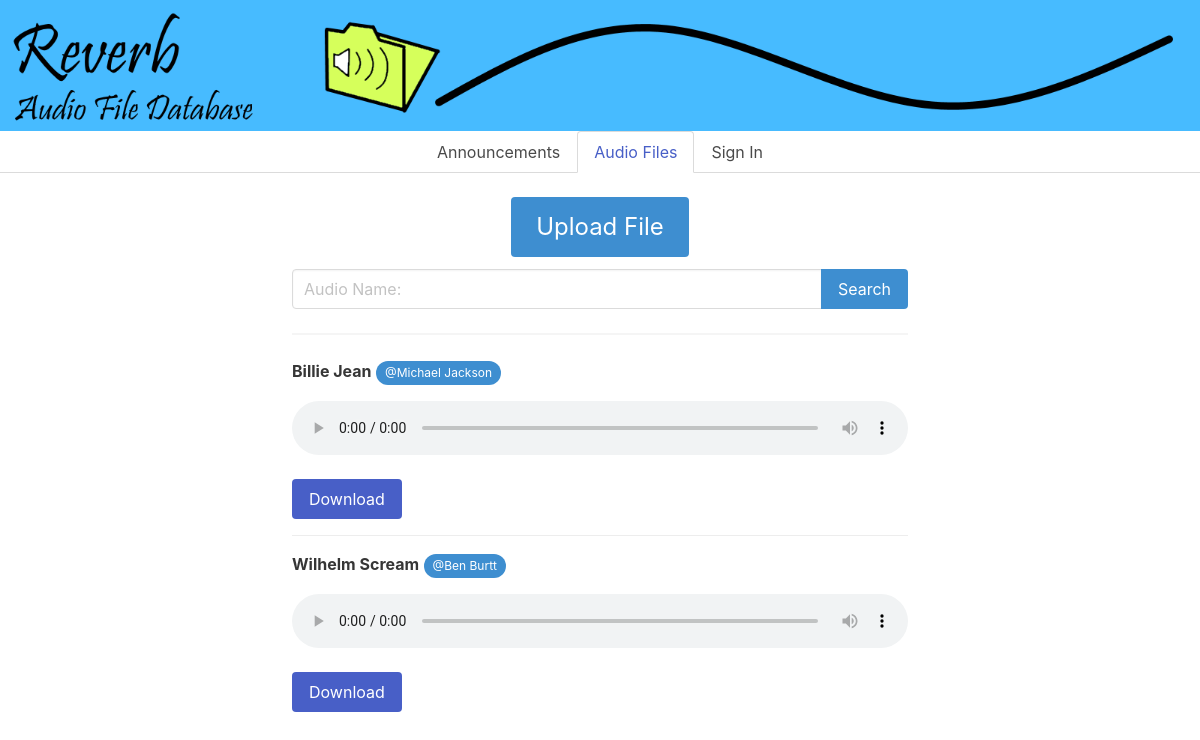
Before: /user/database.php with the older database file.
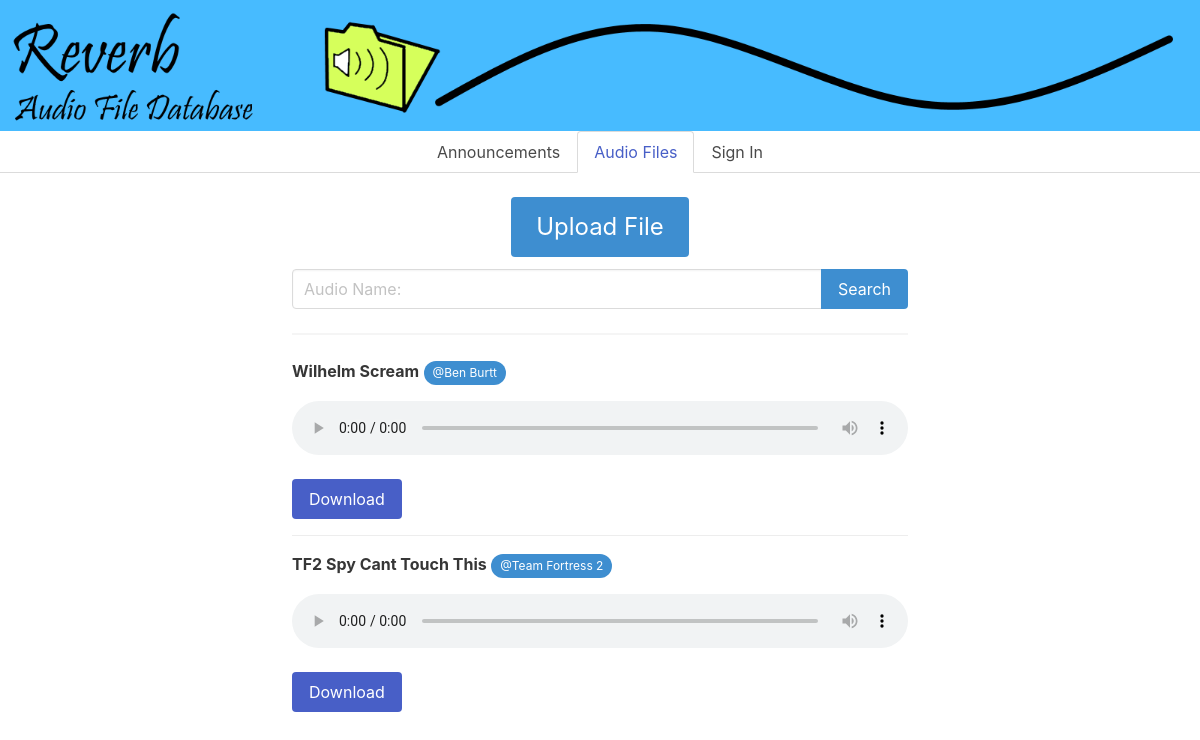
After: the same page with the newer database file.
### tables this page shows
CREATE TABLE `audio` (
  `audioID` int(11) NOT NULL,
  `Filename` varchar(255) NOT NULL,
  `Artist` varchar(255) NOT NULL,
  `filePath` varchar(255) NOT NULL
);

### user/database.php (the view, shortened to what this page needs)
<HTML>
	<head>
		<link rel="stylesheet"
		href="https://cdnjs.cloudflare.com/ajax/libs/bulma/0.9.3/css/bulma.min.css">
		<link rel="stylesheet"href="hometemp2.css">
	</head>
	<body>
		<?php include("../shared/header.php"); ?>
		<div class="container">
			<div class="column is-8 is-offset-2">
				<div class="columns is-mobile is-centered">
					<button class="button is-block is-half is-info is-large js-modal-trigger" data-target="modal-js-file-upload"> Upload File </button>
				</div>
				<form method="post">
					<div class="field has-addons">
						<div class="control is-expanded">
							<input class="input" type="text" name ="txtSearch" placeholder="Audio Name:">
						</div>
						<div class="control">
							<button class="button is-info" type="submit" name="btnSearch">
								Search
							</button>
						</div>
					</div>
				</form>
				<hr>
				<tbody id = "userEntries">
					<?php
						if($_SESSION['IsAdmin'] ?? null)
						{
							if($_SESSION['IsAdmin'] == 1)
							{
								if(isset($_POST['btnSearch'])) {
									$conn = new mysqli("localhost", "root", "", "reverb");
									$result=mysqli_query($conn,"SELECT * FROM `audio` WHERE `Filename` LIKE '%" . $_POST['txtSearch'] . "%';");
									while ($row = $result->fetch_assoc()) {
										echo '
										<form action = "" onsubmit="submitForm(this); return false;">
										<input type="hidden" name="ID"        value="' . $row['audioID']  . '">
										<input type="hidden" name="filePath"  value="' . $row['filePath'] . '">
										<article class="media">
											<div class="media-content">
												<div class="content">
												<p>
													<strong>' . $row['Filename'] . '</strong>
													<span class="tag is-rounded is-info"> @' . $row['Artist'] . '</span>
													<br>
												</p>
												<audio controls autostart="0">
													<source src="' . $row['filePath'] . '" type="audio/mpeg">
												</audio>
												<br><br>
												<a download class="button is-link" href="' . $row['filePath'] . '"> Download </a>
												<input class="button is-danger"  type="submit" onclick="clicked=2" value="Delete File"> </input>
												</div>
											</div>
										</article>
										</form>
										';
									}
								}
								else {
									$conn = new mysqli("localhost", "root", "", "reverb");
									$result=mysqli_query($conn,"SELECT * FROM `audio`");
									while ($row = $result->fetch_assoc()) {
										echo '
										<form action = "" onsubmit="submitForm(this); return false;">
										<input type="hidden" name="ID"        value="' . $row['audioID'] . '">
										<input type="hidden" name="filePath"  value="' . $row['filePath'] . '">
										<article class="media">
											<div class="media-content">
												<div class="content">
												<p>
													<strong>' . $row['Filename'] . '</strong>
													<span class="tag is-rounded is-info"> @' . $row['Artist'] . '</span>
													<br>
												</p>
												<audio controls autostart="0">
													<source src="' . $row['filePath'] . '" type="audio/mpeg">
												</audio>
												<br><br>
												<a download class="button is-link" href="' . $row['filePath'] . '"> Download </a>
												<input class="button is-danger"  type="submit" onclick="clicked=2" value="Delete File"> </input>
												</div>
											</div>
										</article>
										</form>
										';
									}
								}
							}
						}
						else {
							if(isset($_POST['btnSearch'])) {
								$conn = new mysqli("localhost", "root", "", "reverb");
								$result=mysqli_query($conn,"SELECT * FROM `audio` WHERE `Filename` LIKE '%" . $_POST['txtSearch'] . "%';");
								while ($row = $result->fetch_assoc()) {
									echo '
									<article class="media">
										<div class="media-content">
											<div class="content">
											<p>
												<strong>' . $row['Filename'] . '</strong>
												<span class="tag is-rounded is-info"> @' . $row['Artist'] . '</span>
												<br>
											</p>
											<audio controls autostart="0">
												<source src="' . $row['filePath'] . '" type="audio/mpeg">
											</audio>
											<br><br>
											<a download class="button is-link" href="' . $row['filePath'] . '"> Download </a>
											</div>
										</div>
									</article>
									';
								}
							}
							else {
								$conn = new mysqli("localhost", "root", "", "reverb");
								$result=mysqli_query($conn,"SELECT * FROM `audio`");
								while ($row = $result->fetch_assoc()) {
									echo '
									<article class="media">
										<div class="media-content">
											<div class="content">
											<p>
												<strong>' . $row['Filename'] . '</strong>
												<span class="tag is-rounded is-info"> @' . $row['Artist'] . '</span>
												<br>
											</p>
											<audio controls autostart="0">
												<source src="' . $row['filePath'] . '" type="audio/mpeg">
											</audio>
											<br><br>
											<a download class="button is-link" href="' . $row['filePath'] . '"> Download </a>
											</div>
										</div>
									</article>
									';
								}
							}
						}
					?>
				</tbody>
			</div>
		</div>
	</body>
</HTML>

### shared/header.php (shortened to what this page needs)
<img src="..\resources\reverb_banner.png">
<div class="tabs is-boxed is-centered main-menu">
    <ul>
        <li id="1">
            <a href="..\user\home.php">
                <span>Announcements</span>
            </a>
        </li>
        <li id="2">
            <a href="..\user\database.php">
                <span>Audio Files</span>
            </a>
        </li>
		<?php
		if($_SESSION['username'] ?? null)
		{
			echo '<li id="4">
					<a href="..\admin\login.php">
						<span>' . $_SESSION['username'] . '</span>
					</a>
				</li>';
		}
		else
		{
			echo '<li id="4">
					<a href="..\admin\login.php">
						<span>Sign In</span>
					</a>
				</li>';
		}
		?>
    </ul>
</div>

### user/hometemp2.css (style rules this page uses)
audio { width: 100% }

Changed rows visible on the page:
removed audio: Filename "Billie Jean", Artist "Michael Jackson"
added audio: Filename "TF2 Spy Cant Touch This", Artist "Team Fortress 2"
